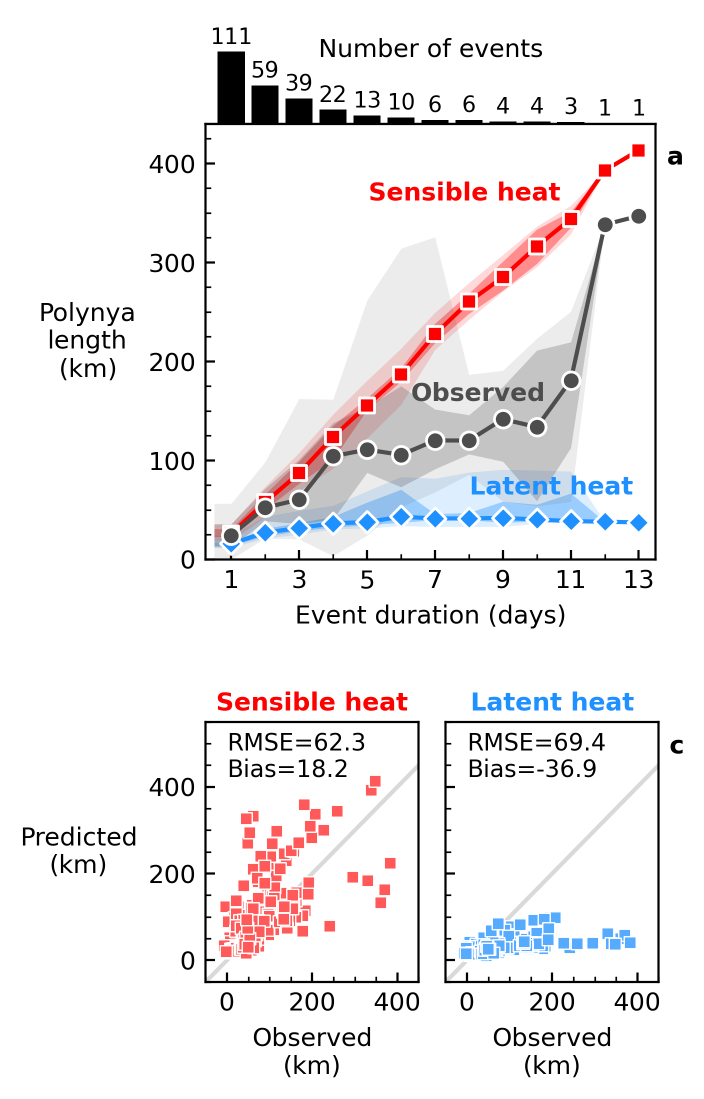
#> input picture figures/results/pease_model/timeseries_v2.png, 1408 x 2197 px (shown at 1/2 size)
$ jupyter execute 07_StitchImages.ipynb
#> lines starting #> are read from the running program, lines starting #| are printed output that depends on the picture
[cell 1]
from PIL import Image

[cell 2]
# Open both images
img1 = Image.open('../figures/results/pease_model/timeseries_v2.png')
#> img1 is the input picture: PIL image 1408x2197 RGBA; mean R, G, B, A 239.5, 236.8, 238.2, 255
img2 = Image.open('../figures/results/pease_model/map_panels.png')
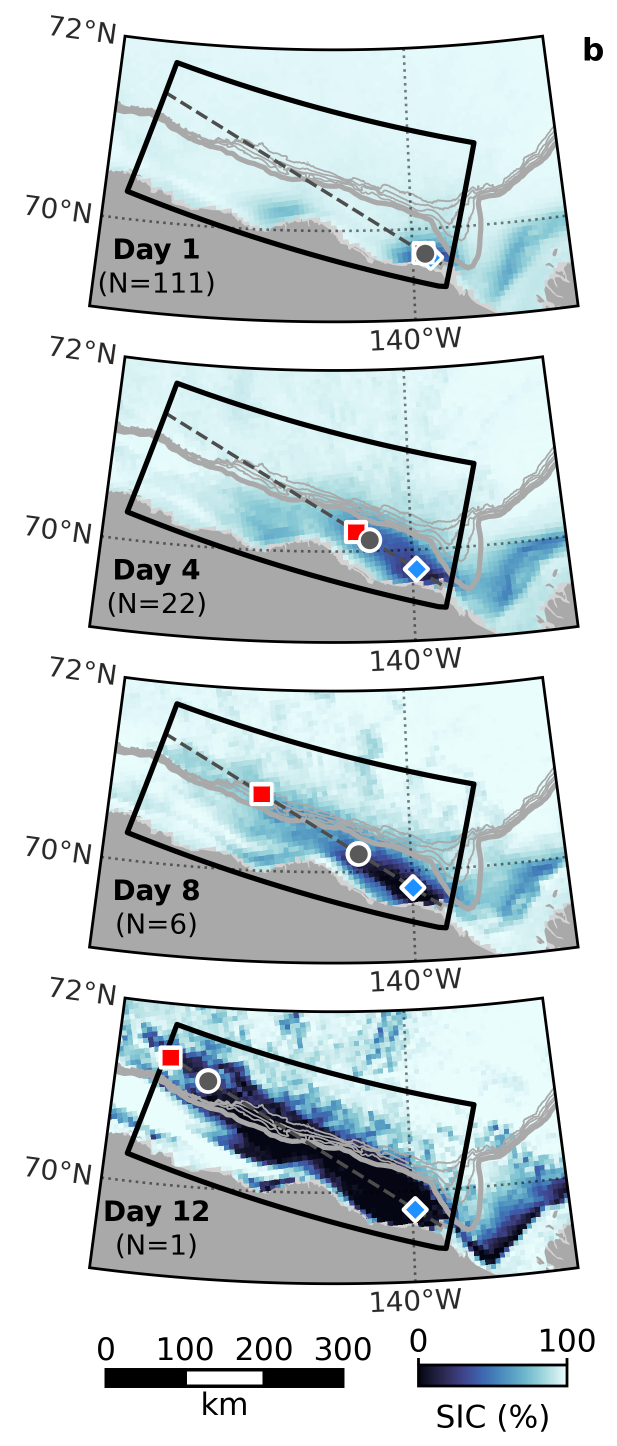
#> input picture figures/results/pease_model/map_panels.png, 1233 x 2892 px (shown at 1/2 size)
#> img2 is the input picture: PIL image 1233x2892 RGBA; mean R, G, B, A 202.4, 212.5, 215.1, 255

[cell 3]
# Create a new image with width = img1 + img2, and height = max of both
# new_width = img1.width + img2.width
# new_height = max(img1.height, img2.height)


scale_factor = 1.25
new_size = (int(img1.width * scale_factor), int(img1.height * scale_factor))
#> new_size = (1760, 2746)
img1 = img1.resize(new_size, Image.Resampling.LANCZOS)
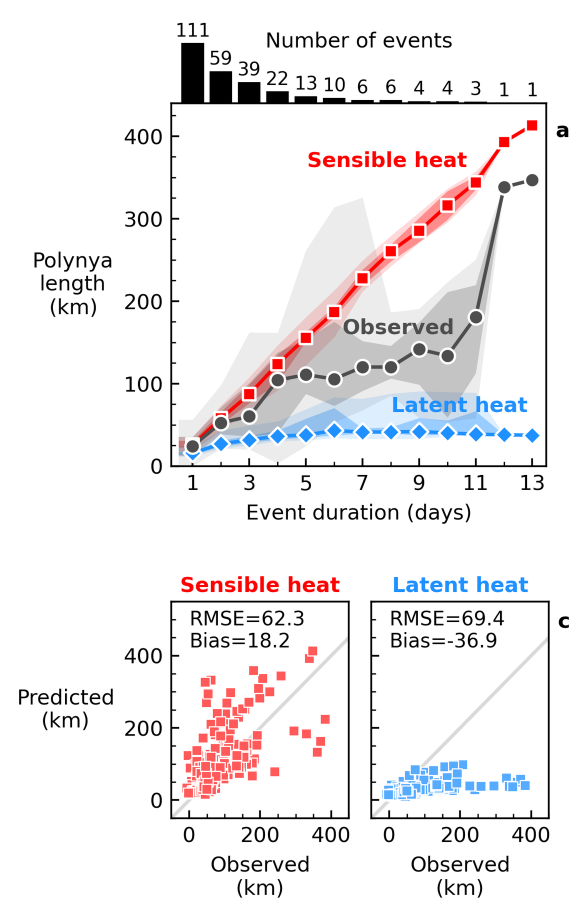
#> img1: PIL image 1760x2746 RGBA (shown at 1/3 size); mean R, G, B, A 239.5, 236.9, 238.2, 255


new_height = img2.height# + img2.height
#> new_height = 2892
new_width = img1.width + img2.width
#> new_width = 2993

# Create a new blank image with the combined size
new_img = Image.new('RGB', (new_width, new_height), color=(255, 255, 255))
#> new_img: PIL image 2993x2892 RGB; every value is 255

# Paste both images into the new image
new_img.paste(img1, (0, 0))
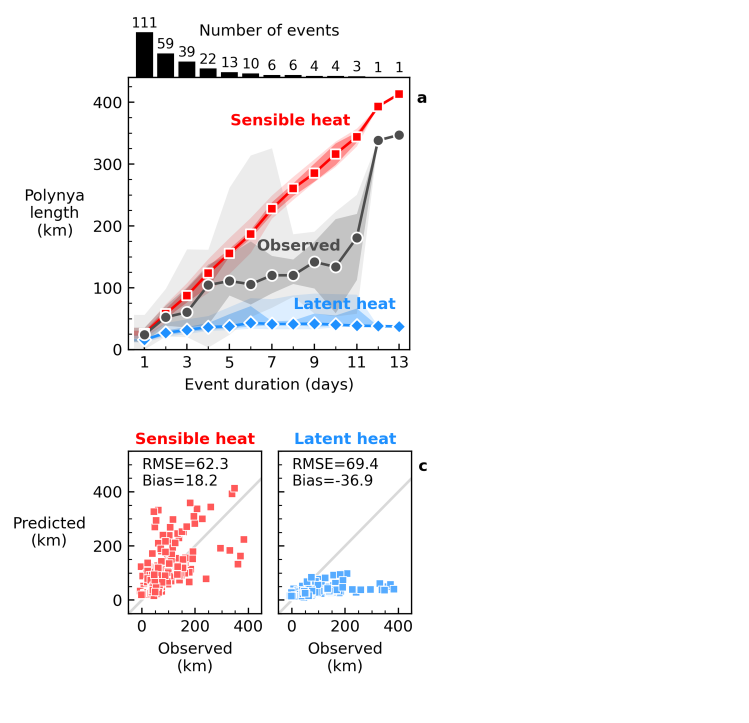
#> new_img: PIL image 2993x2892 RGB (shown at 1/4 size); mean R, G, B 246.4, 244.9, 245.6
new_img.paste(img2, (img1.width, 0))
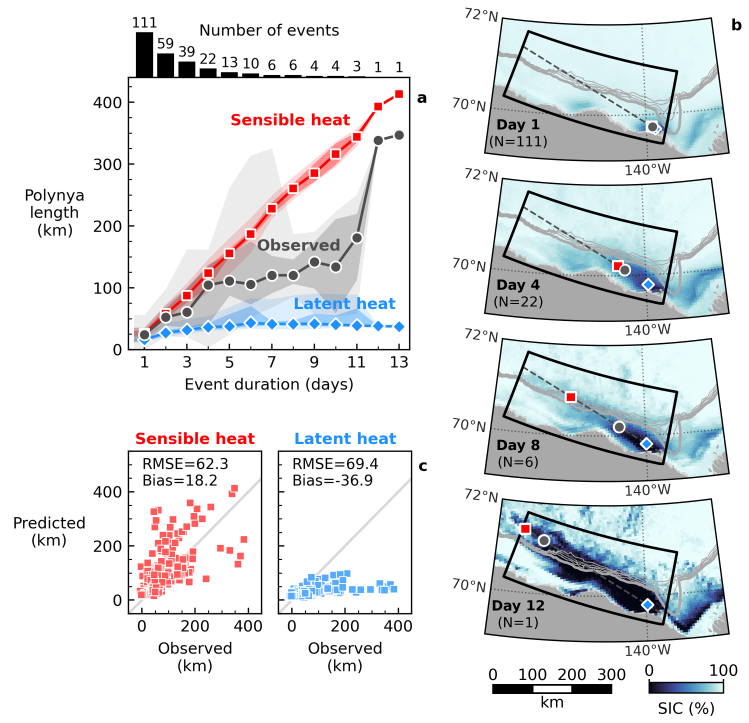
#> new_img: PIL image 2993x2892 RGB (shown at 1/4 size); mean R, G, B 224.7, 227.4, 229.2
